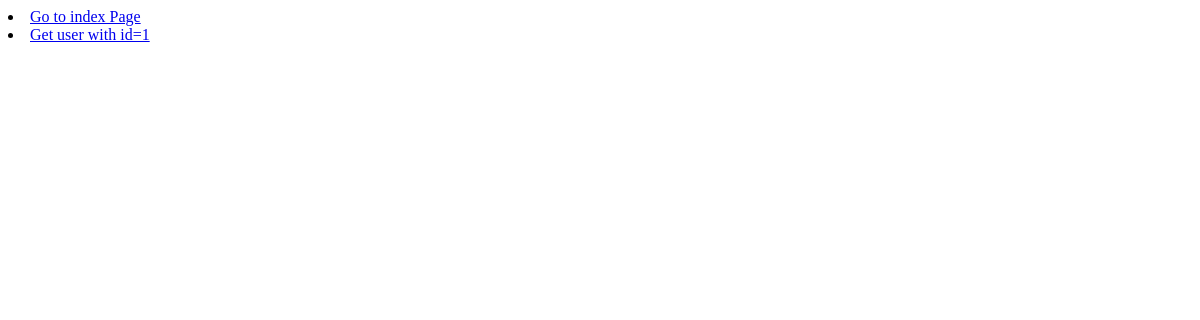
The page /myapp/posts/ on the database as committed earlier.
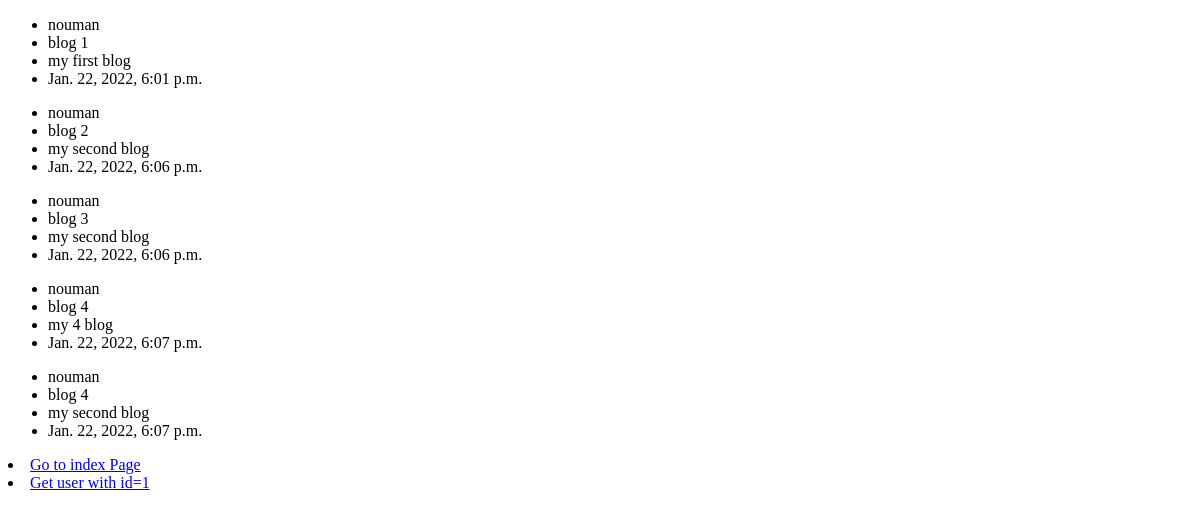
The same page on the database as committed later.
### myapp/models.py (models this page shows, shortened)
class Post(models.Model):
    title = models.CharField(max_length=100)
    content = models.TextField()
    date_posted = models.DateTimeField(default=timezone.now)
    author = models.ForeignKey(User, on_delete=models.CASCADE)

### myapp/views.py (the view)
# urls.py: path('posts/', views.display_posts, name="posts"),
def display_posts(request):
    posts = Post.objects.all()
    context = {'posts': posts}
    return render(request, 'myapp/posts.html', context)

### myapp/templates/myapp/posts.html (shortened to what this page needs)
<!DOCTYPE html>
<html lang="en">
<head>
</head>
<body>
{% for post in posts%}
<div>
    <ul>
        <li>{{post.author.username}}</li>
        <li>{{post.title}}</li>
        <li>{{post.content}}</li>
        <li>{{post.date_posted}}</li>
    </ul>
</div>
{% endfor %}
<li><a href="{% url 'index'  %}">Go to index Page</a></li>
<li><a href="{% url 'getUser'  1 %}">Get user with id=1</a></li>
</body>
</html>

Rows that differ between the two databases and show on the page:
added Post: author.username "nouman", title "blog 1", content "my first blog", date_posted "Jan. 22, 2022, 6:01 p.m."
added Post: author.username "nouman", title "blog 2", content "my second blog", date_posted "Jan. 22, 2022, 6:06 p.m."
added Post: author.username "nouman", title "blog 3", content "my second blog", date_posted "Jan. 22, 2022, 6:06 p.m."
added Post: author.username "nouman", title "blog 4", content "my 4 blog", date_posted "Jan. 22, 2022, 6:07 p.m."
added Post: author.username "nouman", title "blog 4", content "my second blog", date_posted "Jan. 22, 2022, 6:07 p.m."
